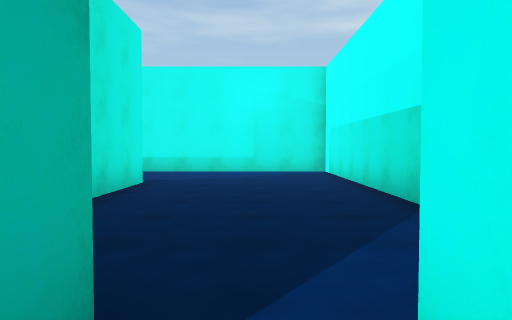
[1] (above)

24 first-person views from a walk through a scene from a Unity 3-D project. The camera is 1.4 m above the floor, tilts 2° down and sees 70° across. The floor is counted in squares, 2 m on a side. Each view is taken from the middle of a square. On the plan, view 1 faces up. The plan holds only what a view shows up to about 11 squares ahead; the rest is blank. The place goes on beyond the plan. The player character is not drawn.

[2]
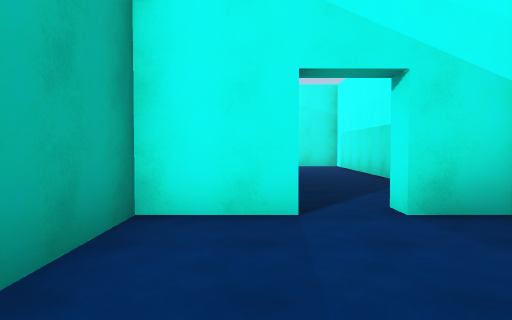

[3]
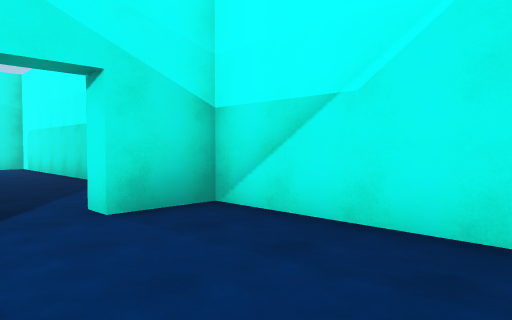

[4]
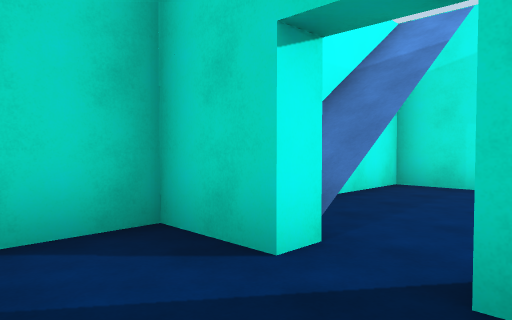

[5]
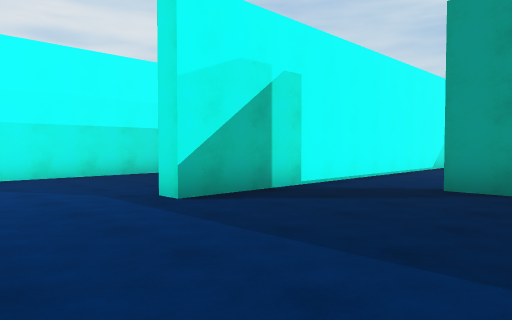

[6]
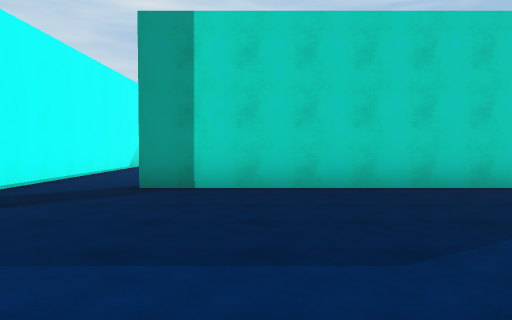

[7]
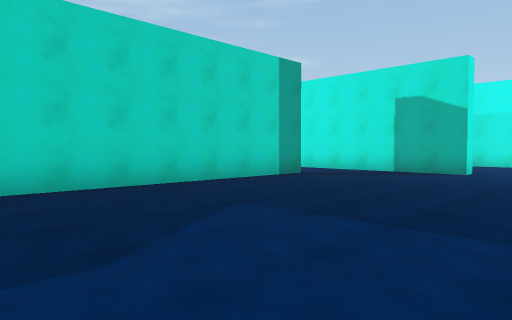

[8]
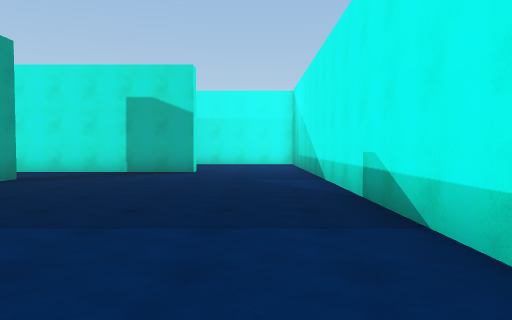

[9]
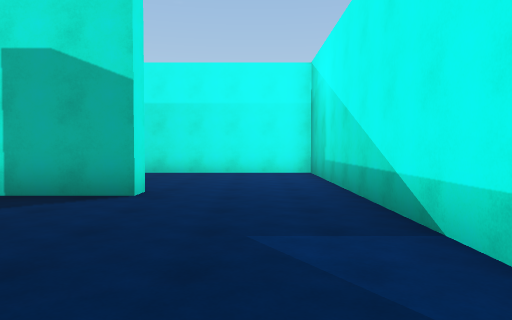

[10]
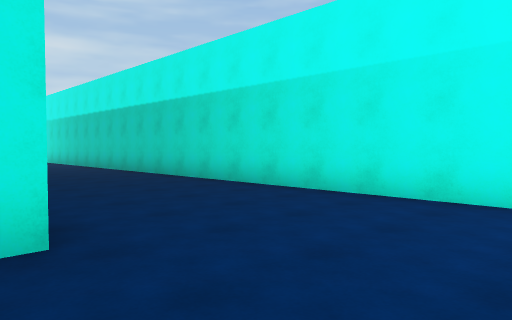

[11]
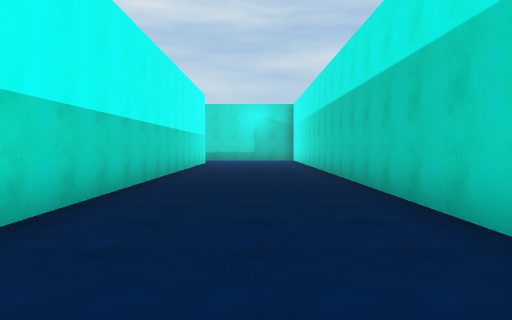

[12]
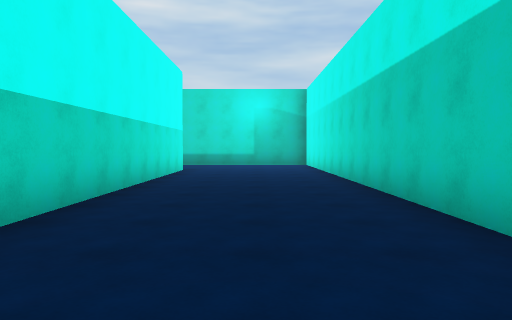

[13]
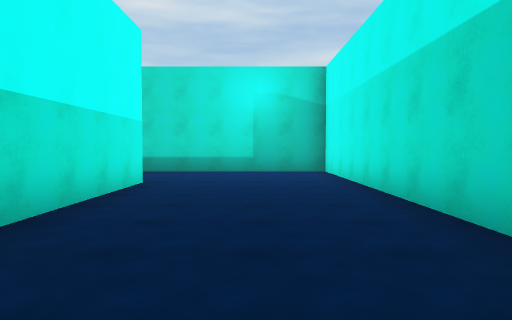

[14]
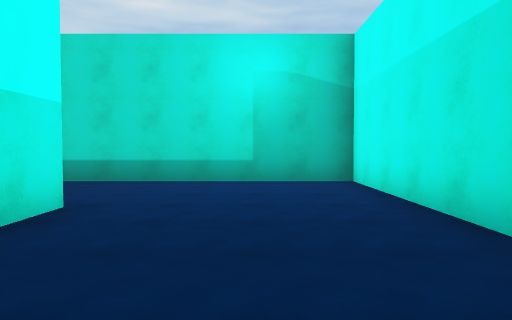

[15]
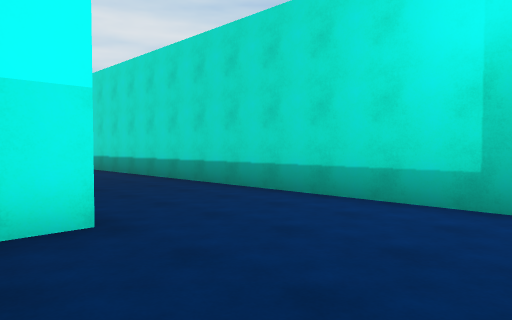

[16]
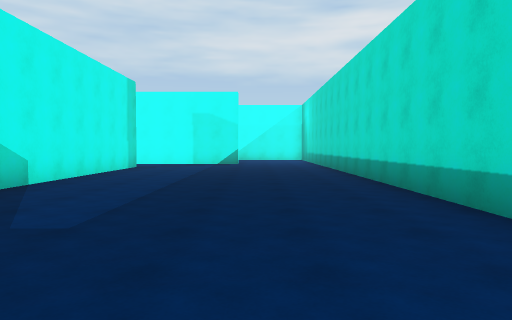

[17]
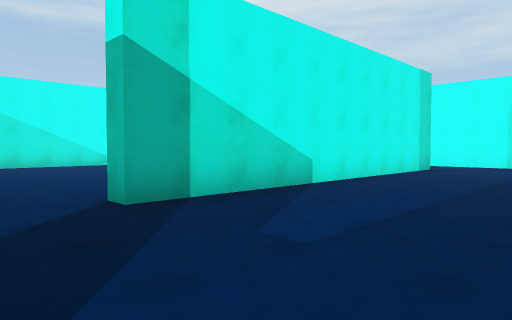

[18]
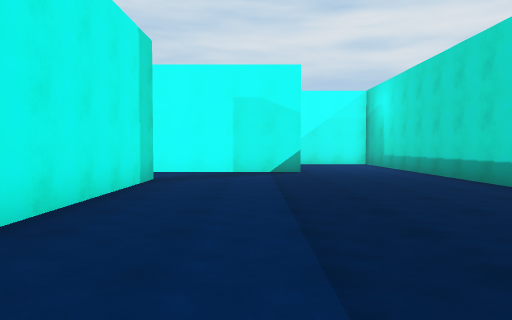

[19]
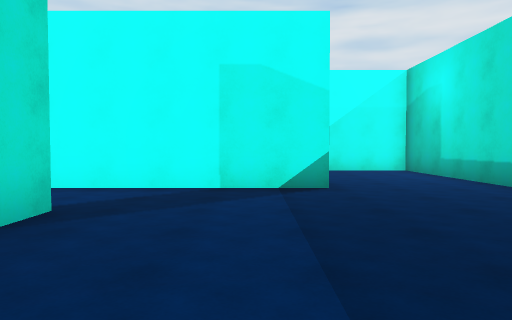

[20]
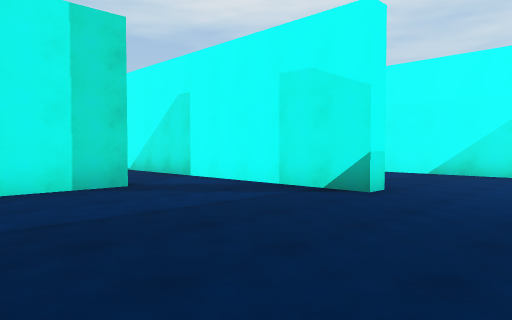

[21]
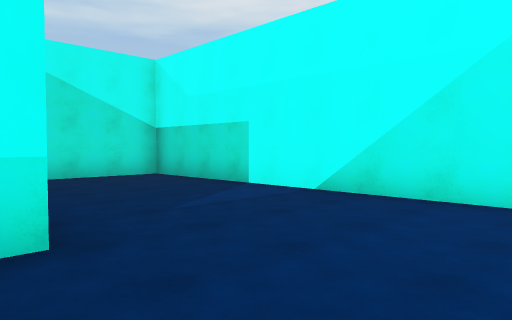

[22]
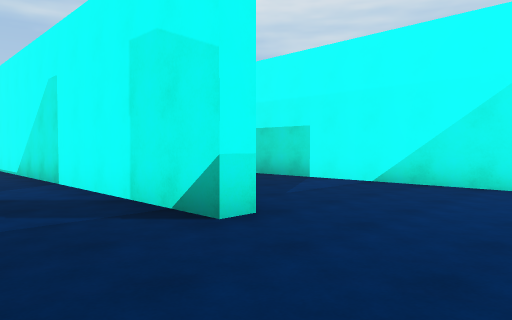

[23]
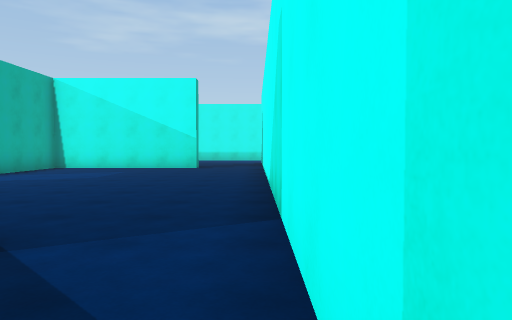

[24]
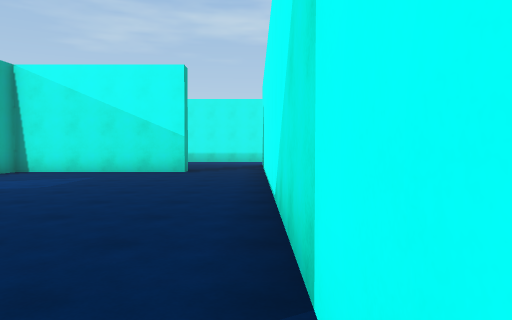

### Floor plan
Ten units are one square. View 1 is at (0, 0); x grows to the right and y downward. Boxes are objects, and circles mark ways between rooms. Rooms are numbered by the first view taken in them; rooms with no view inside come last. Other rooms are left out.
<svg viewBox="-225 -110 250 250">
<path fill="none" stroke="#000" d="M-6 -12 -6 -7 -22 -7 -22 12M6 38 20 38 20 -7 6 -7 6 -12M-50 68 -150 68 -150 62M-150 -38 -50 -38 -50 -32 -97 -32 -97 -6M6 -12 20 -12 20 -25M-21 103 -27 103 -27 -73 -22 -73 -22 -50M-178 104 -178 -29M-179 -73 -173 -73 -173 -34M-91 -105 -220 -105 -220 135 20 135 20 43 -6 43M20 -44 20 -105 -32 -105"/>
<circle cx="0" cy="-10" r="3" fill="#2a7"/>
<text x="0" y="10">1</text>
<text x="-100" y="20">2</text>
</svg>
Room 1 opens to room 2.

Where each view was taken, in squares from view 1:
view 1: 0 up, 0 right, facing up
view 2: 3 down, 1 left, facing up
view 3: 3 down, 1 left, facing up-right
view 4: 3 up, 1 left, facing down-right
view 5: 10 up, 7 left, facing down-right
view 6: 10 up, 7 left, facing down
view 7: 10 up, 7 left, facing down-left
view 8: 9 up, 7 left, facing left
view 9: 9 up, 12 left, facing left
view 10: 10 up, 17 left, facing down-left
view 11: 6 up, 20 left, facing down
view 12: 1 up, 20 left, facing down
view 13: 3 down, 20 left, facing down
view 14: 6 down, 20 left, facing down
view 15: 9 down, 21 left, facing down-right
view 16: 11 down, 18 left, facing right
view 17: 11 down, 17 left, facing up-right
view 18: 9 down, 13 left, facing right
view 19: 9 down, 9 left, facing right
view 20: 13 down, 8 left, facing up-right
view 21: 13 down, 3 left, facing up-right
view 22: 13 down, 5 left, facing up-right
view 23: 9 down, 3 left, facing up
view 24: 7 down, 3 left, facing up
